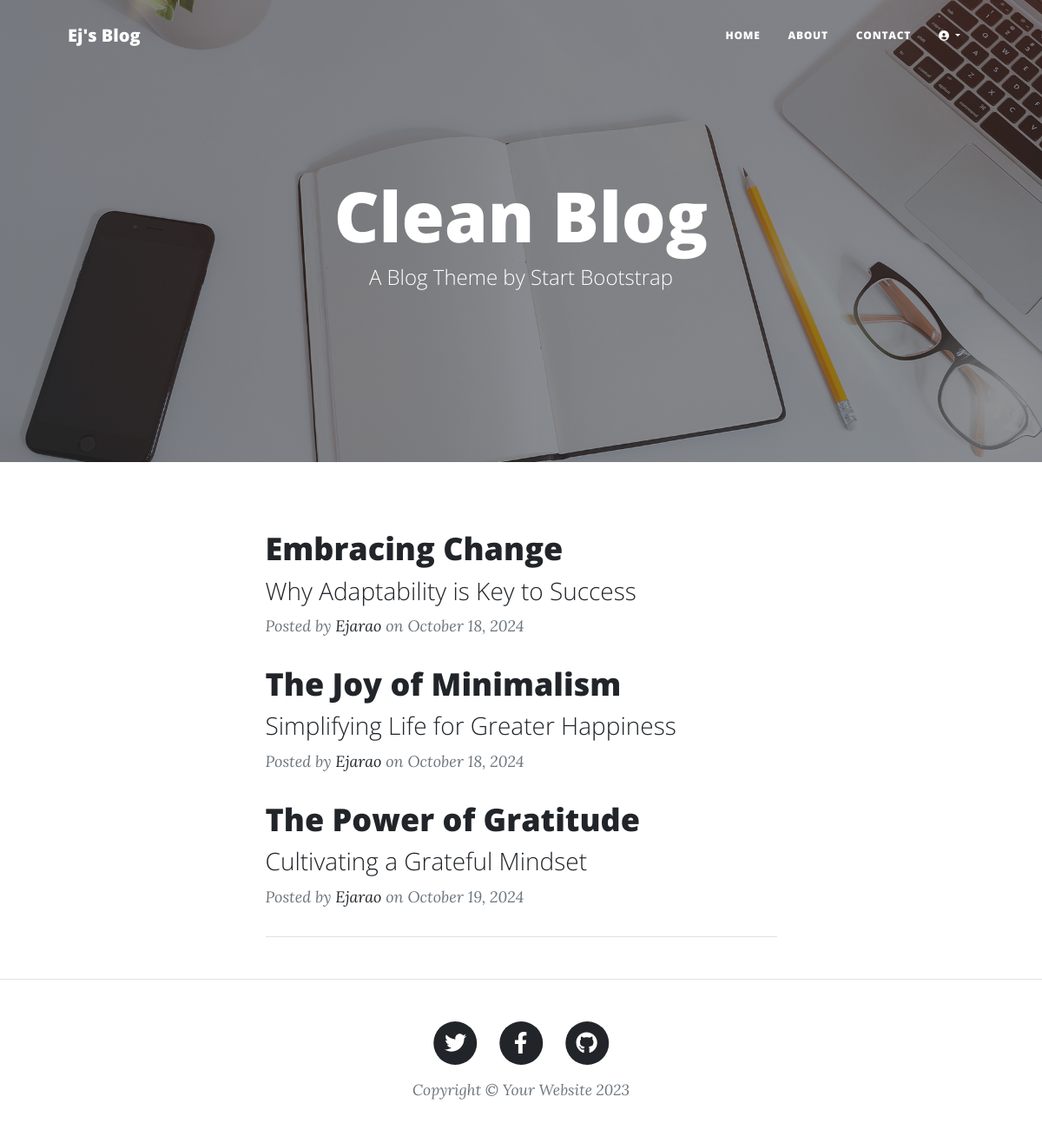
The page / on the database its author committed.
### models.py (models this page shows, shortened)
class BlogPost(db.Model):
    __tablename__ = 'blog_post'
    id: Mapped[int] = mapped_column(Integer, primary_key=True)
    title: Mapped[str] = mapped_column(String(250), unique=True, nullable=False)
    subtitle: Mapped[str] = mapped_column(String(250), nullable=False)
    date: Mapped[str] = mapped_column(String(250), nullable=False)
    body: Mapped[str] = mapped_column(Text, nullable=False)
    img_url: Mapped[str] = mapped_column(String(250), nullable=False)
    comments = relationship('Comment', back_populates='post', cascade='all, delete-orphan')
    author_id: Mapped[int] = mapped_column(Integer, ForeignKey('user.id'), nullable=False)
    author: Mapped['User'] = relationship('User', back_populates='blog_posts')

class User(UserMixin, db.Model):
    __tablename__ = 'user'
    id: Mapped[int] = mapped_column(Integer, primary_key=True)
    username: Mapped[str] = mapped_column(String(100), unique=True, nullable=False)
    email: Mapped[str] = mapped_column(String(100), unique=True, nullable=False)
    password_hash: Mapped[str] = mapped_column(String(128), nullable=False)
    blog_posts: Mapped[list[BlogPost]] = relationship('BlogPost', back_populates='author')
    comments: Mapped[list[Comment]] = relationship('Comment', back_populates='author')

### routes.py (the view)
@app.route('/')
def home():
    bg_image_url = '/static/assets/img/home-bg.jpg'
    main_heading = 'Clean Blog'
    sub_heading = 'A Blog Theme by Start Bootstrap'
    blog_posts = BlogPost.query.all()
    return render_template('index.html', posts=blog_posts, bg_image_url=bg_image_url, main_heading=main_heading, sub_heading=sub_heading)

### templates/index.html (shortened to what this page needs)
<!DOCTYPE html>
<html lang="en">
    {% include 'base/header.html' %}
    <body>
        {% include 'base/hero.html' %}
        <div class="container px-4 px-lg-5">
            <div class="row gx-4 gx-lg-5 justify-content-center">
                <div class="col-md-10 col-lg-8 col-xl-7">
                    {% for blog_post in posts %}
                    <div class="post-preview">
                        <a href="{{ url_for('blog', post_id=blog_post.id) }}">
                            <h2 class="post-title">{{ blog_post.title }}</h2>
                            <h3 class="post-subtitle">{{ blog_post.subtitle }}</h3>
                        </a>
                        <p class="post-meta">
                            Posted by
                            <a href="{{ url_for('home') }}">{{ blog_post.author.username }}</a>
                            on {{ blog_post.date }}
                        </p>
                    </div>
                    {% endfor %}
                    <hr class="my-4" />
                </div>
            </div>
        </div>
        {% include 'base/footer.html' %}
    </body>
</html>

### templates/base/header.html (shortened to what this page needs)
<head>
    <link href="/static/css/styles.css" rel="stylesheet" />
    <nav class="navbar navbar-expand-lg navbar-light" id="mainNav">
        <div class="container px-4 px-lg-5">
            <a class="navbar-brand" href="{{ url_for('home') }}">Ej's Blog</a>
            <div class="collapse navbar-collapse" id="navbarResponsive">
                <ul class="navbar-nav ms-auto py-4 py-lg-0">
                    <li class="nav-item"><a class="nav-link px-lg-3 py-3 py-lg-4" href="{{ url_for('home') }}">Home</a></li>
                    <li class="nav-item"><a class="nav-link px-lg-3 py-3 py-lg-4" href="{{ url_for('about') }}">About</a></li>
                    <li class="nav-item"><a class="nav-link px-lg-3 py-3 py-lg-4" href="{{ url_for('contact') }}">Contact</a></li>
                    <li class="nav-item dropdown">
                        <a class="nav-link dropdown-toggle px-lg-3 py-3 py-lg-4" href="#" id="loginRegisterDropdown" role="button" data-bs-toggle="dropdown" aria-expanded="false">
                            <i class="fas fa-user-circle"></i>
                        </a>
                    </li>
                </ul>
            </div>
        </div>
    </nav>
</head>

### templates/base/hero.html
<header class="masthead" style="background-image: url('{{ bg_image_url }}')">
    <div class="container position-relative px-4 px-lg-5">
        <div class="row gx-4 gx-lg-5 justify-content-center">
            <div class="col-md-10 col-lg-8 col-xl-7">
                <div class="site-heading">
                    <h1>{{ main_heading }}</h1>
                    <span class="subheading">{{ sub_heading }}</span>
                </div>
            </div>
        </div>
    </div>
</header>

### templates/base/footer.html (shortened to what this page needs)
<footer class="border-top">
<div class="container px-4 px-lg-5">
<div class="row gx-4 gx-lg-5 justify-content-center">
    <div class="col-md-10 col-lg-8 col-xl-7">
        <ul class="list-inline text-center">
            <li class="list-inline-item">
                <a href="#!">
                    <span class="fa-stack fa-lg">
                        <i class="fas fa-circle fa-stack-2x"></i>
                        <i class="fab fa-twitter fa-stack-1x fa-inverse"></i>
                    </span>
                </a>
            </li>
            <li class="list-inline-item">
                <a href="#!">
                    <span class="fa-stack fa-lg">
                        <i class="fas fa-circle fa-stack-2x"></i>
                        <i class="fab fa-facebook-f fa-stack-1x fa-inverse"></i>
                    </span>
                </a>
            </li>
            <li class="list-inline-item">
                <a href="#!">
                    <span class="fa-stack fa-lg">
                        <i class="fas fa-circle fa-stack-2x"></i>
                        <i class="fab fa-github fa-stack-1x fa-inverse"></i>
                    </span>
                </a>
            </li>
        </ul>
        <div class="small text-center text-muted fst-italic">Copyright &copy; Your Website 2023</div>
    </div>
</div>
</div>
</footer>

### rows shown on the page
BlogPost: title "Embracing Change", subtitle "Why Adaptability is Key to Success", author.username "Ejarao", date "October 18, 2024"
BlogPost: title "The Joy of Minimalism", subtitle "Simplifying Life for Greater Happiness", author.username "Ejarao", date "October 18, 2024"
BlogPost: title "The Power of Gratitude", subtitle "Cultivating a Grateful Mindset", author.username "Ejarao", date "October 19, 2024"

### other values the page prints
{{ main_heading }} "Clean Blog"
{{ sub_heading }} "A Blog Theme by Start Bootstrap"
